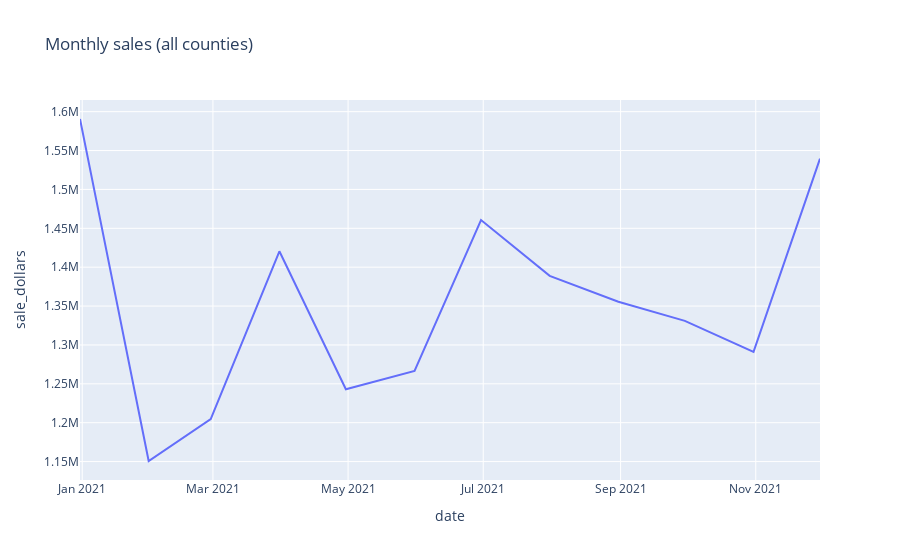

The code cell stored with this chart in its notebook:
### Code cell
px.line(total_sales_per_month, x='date', y='sale_dollars', title='Monthly sales (all counties)')

### Figure 1 — Plotly figure (JSON) as saved in the notebook; plotly's stock layout.template omitted (floating-point values rounded to 4 significant figures)
{"data": [{"hovertemplate": "date=%{x}<br>sale_dollars=%{y}<extra></extra>", "legendgroup": "", "line": {"color": "#636efa", "dash": "solid"}, "marker": {"symbol": "circle"}, "mode": "lines", "name": "", "orientation": "v", "showlegend": false, "type": "scatter", "x": ["2020-12-31T00:00:00", "2021-01-31T00:00:00", "2021-02-28T00:00:00", "2021-03-31T00:00:00", "2021-04-30T00:00:00", "2021-05-31T00:00:00", "2021-06-30T00:00:00", "2021-07-31T00:00:00", "2021-08-31T00:00:00", "2021-09-30T00:00:00", "2021-10-31T00:00:00", "2021-11-30T00:00:00"], "xaxis": "x", "y": [1591000.0, 1151000.0, 1205000.0, 1420000.0, 1243000.0, 1267000.0, 1461000.0, 1389000.0, 1355000.0, 1331000.0, 1291000.0, 1540000.0], "yaxis": "y"}], "layout": {"legend": {"tracegroupgap": 0}, "title": {"text": "Monthly sales (all counties)"}, "xaxis": {"anchor": "y", "domain": [0, 1], "title": {"text": "date"}}, "yaxis": {"anchor": "x", "domain": [0, 1], "title": {"text": "sale_dollars"}}}}
